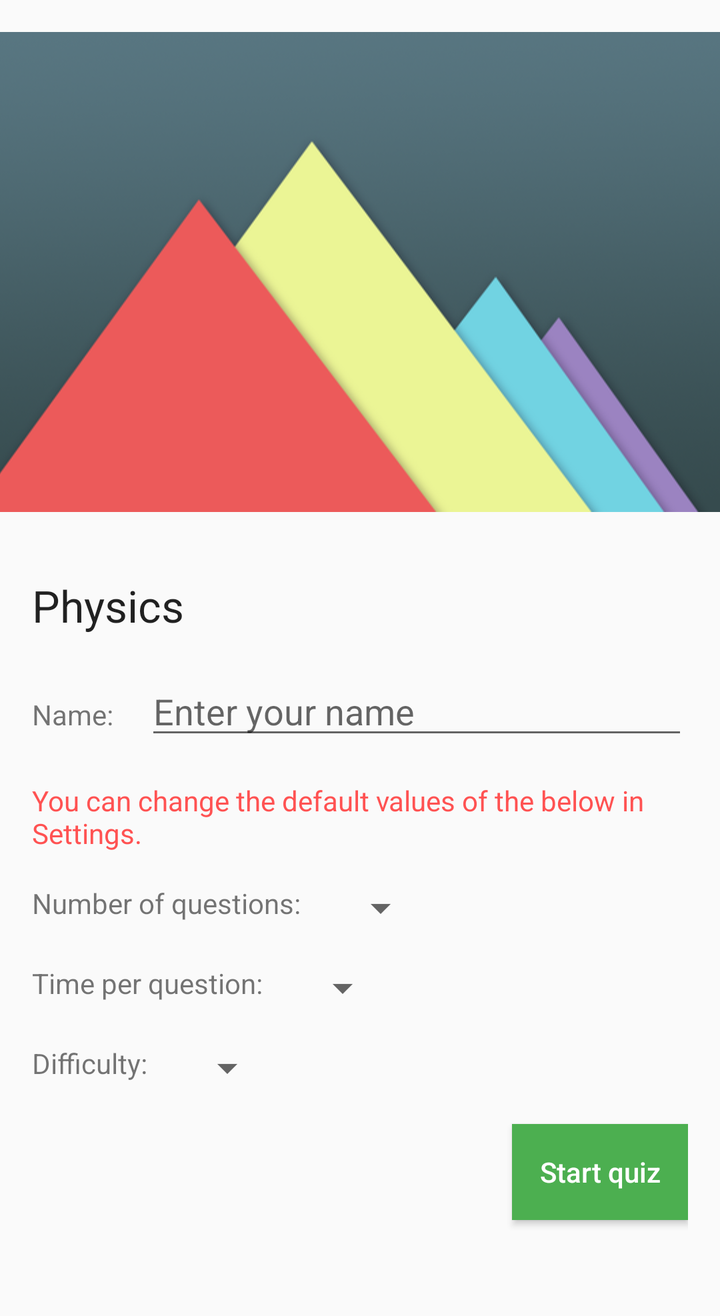
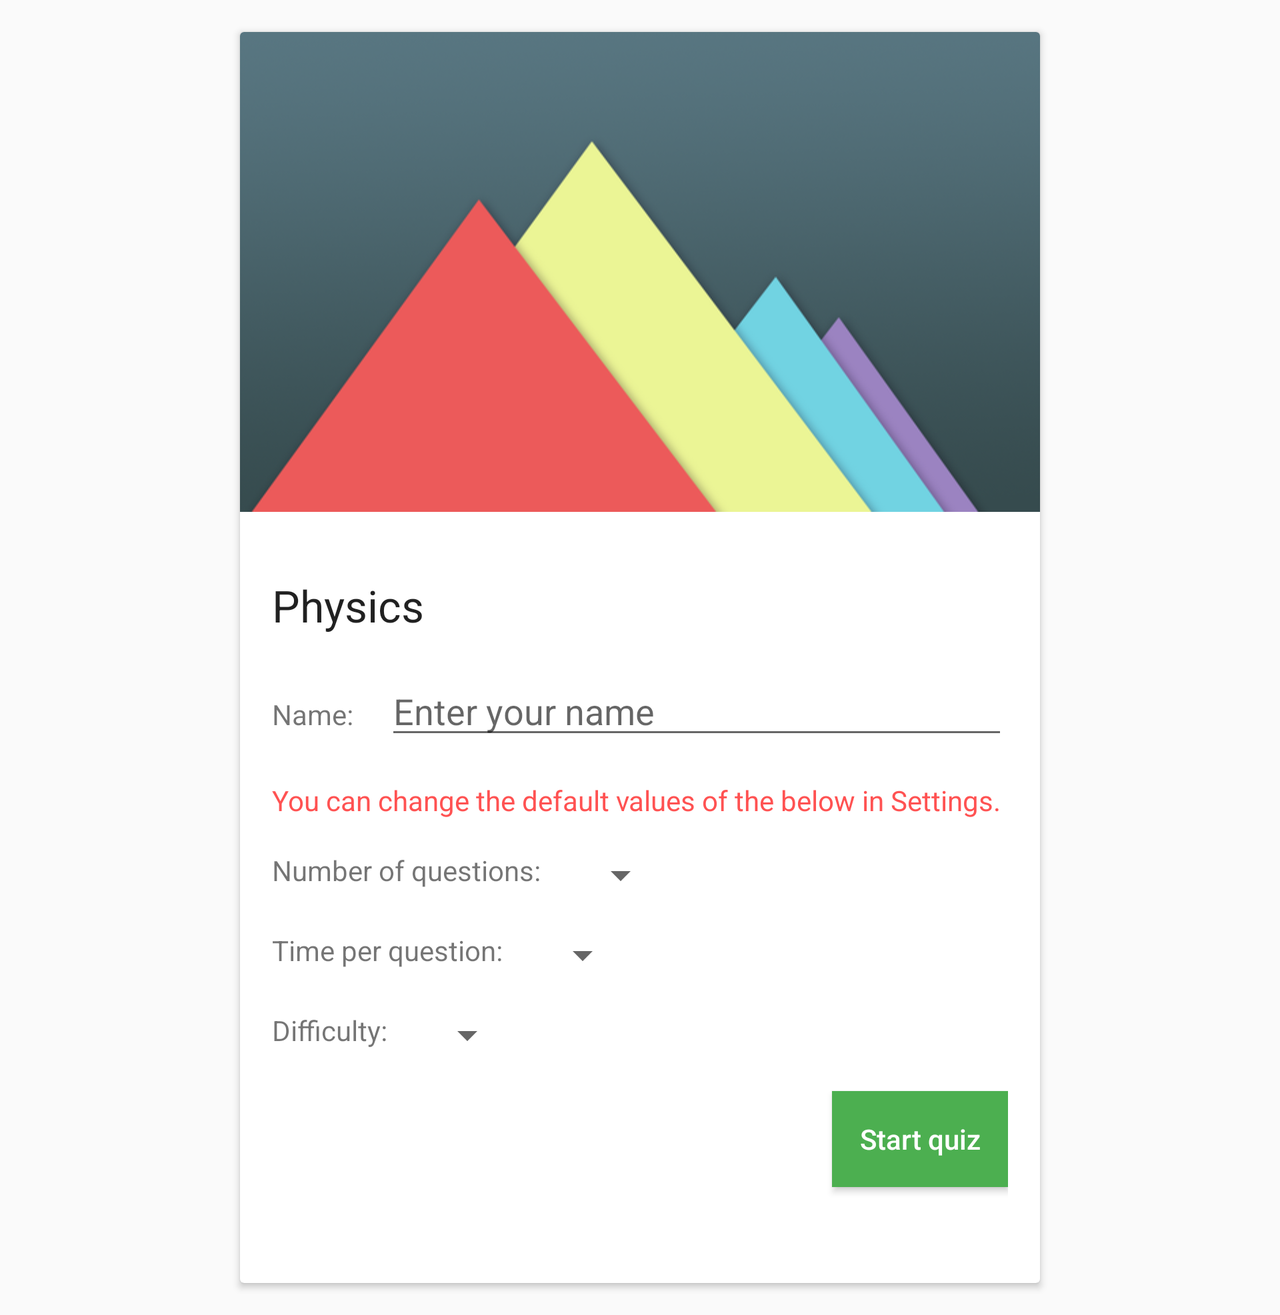

Two renders of one Android screen. The first uses the default layout on a phone; the second uses the alternative layout the repository ships for a different screen configuration, on a matching device. The two XML files are below.
<!-- AndroidManifest.xml: application theme AppTheme -->
<!-- res/layout/activity_setup.xml -->
<?xml version="1.0" encoding="utf-8"?>
<ScrollView xmlns:android="http://schemas.android.com/apk/res/android"
    xmlns:tools="http://schemas.android.com/tools"
    android:layout_width="match_parent"
    android:layout_height="match_parent">

    <LinearLayout
        android:layout_width="match_parent"
        android:layout_height="wrap_content"
        android:orientation="vertical">

        <ImageView
            android:id="@+id/quiz_image"
            android:layout_width="match_parent"
            android:layout_height="240dp"
            android:layout_marginTop="16dp"
            android:focusable="true"
            android:focusableInTouchMode="true"
            android:scaleType="centerCrop"
            android:transitionName="@string/transition_category_image"
            tools:src="@drawable/material_design"
            tools:ignore="ContentDescription,UnusedAttribute" />

        <LinearLayout
            android:layout_width="match_parent"
            android:layout_height="wrap_content"
            android:orientation="vertical"
            android:padding="16dp">

            <TextView
                android:id="@+id/quiz_category"
                android:layout_width="wrap_content"
                android:layout_height="wrap_content"
                android:layout_marginBottom="16dp"
                android:layout_marginTop="16dp"
                android:textAppearance="?android:textAppearanceLarge"
                android:transitionName="@string/transition_category_name"
                tools:text="Physics"
                tools:ignore="UnusedAttribute" />

            <LinearLayout
                android:layout_width="match_parent"
                android:layout_height="wrap_content"
                android:orientation="horizontal">

                <TextView
                    android:layout_width="wrap_content"
                    android:layout_height="wrap_content"
                    android:layout_marginRight="16dp"
                    android:text="@string/name"
                    tools:ignore="RtlHardcoded" />

                <EditText
                    android:id="@+id/name_edit_text"
                    android:layout_width="0dp"
                    android:layout_height="wrap_content"
                    android:layout_weight="1"
                    android:hint="@string/enter_your_name"
                    android:inputType="textCapWords" />

            </LinearLayout>

            <TextView
                android:layout_width="match_parent"
                android:layout_height="wrap_content"
                android:layout_marginTop="16dp"
                android:text="@string/change_default_values_in_settings"
                android:textColor="@color/colorAccent" />

            <LinearLayout
                android:layout_width="match_parent"
                android:layout_height="wrap_content"
                android:layout_marginBottom="16dp"
                android:layout_marginTop="16dp"
                android:orientation="horizontal">

                <TextView
                    android:layout_width="wrap_content"
                    android:layout_height="wrap_content"
                    android:layout_marginRight="16dp"
                    android:text="@string/number_of_questions"
                    tools:ignore="RtlHardcoded" />

                <Spinner
                    android:id="@+id/number_of_questions_spinner"
                    android:layout_width="wrap_content"
                    android:layout_height="wrap_content" />

            </LinearLayout>

            <LinearLayout
                android:layout_width="match_parent"
                android:layout_height="wrap_content"
                android:layout_marginBottom="16dp"
                android:orientation="horizontal">

                <TextView
                    android:layout_width="wrap_content"
                    android:layout_height="wrap_content"
                    android:layout_marginRight="16dp"
                    android:text="@string/time_per_question"
                    tools:ignore="RtlHardcoded" />

                <Spinner
                    android:id="@+id/time_per_question_spinner"
                    android:layout_width="wrap_content"
                    android:layout_height="wrap_content" />

            </LinearLayout>

            <LinearLayout
                android:layout_width="match_parent"
                android:layout_height="wrap_content"
                android:orientation="horizontal">

                <TextView
                    android:layout_width="wrap_content"
                    android:layout_height="wrap_content"
                    android:layout_marginRight="16dp"
                    android:text="@string/difficulty"
                    tools:ignore="RtlHardcoded" />

                <Spinner
                    android:id="@+id/difficulty_spinner"
                    android:layout_width="wrap_content"
                    android:layout_height="wrap_content" />

            </LinearLayout>

            <Button
                android:id="@+id/btn_start_quiz"
                android:layout_width="wrap_content"
                android:layout_height="wrap_content"
                android:layout_gravity="right"
                android:layout_marginBottom="32dp"
                android:layout_marginTop="16dp"
                android:background="@color/colorPrimary"
                android:foreground="?attr/selectableItemBackground"
                android:text="@string/start_quiz"
                android:textAllCaps="false"
                android:textColor="@android:color/white"
                tools:ignore="RtlHardcoded" />

        </LinearLayout>

    </LinearLayout>

</ScrollView>
<!-- resources referenced by this layout -->
<resources>
  <color name="colorAccent">#FF5252</color>
  <color name="colorPrimary">#4CAF50</color>
  <!-- drawable material_design: png bitmap (drawable-hdpi, 24873 bytes) -->
  <string name="change_default_values_in_settings">You can change the default values of the below in Settings.</string>
  <string name="difficulty">Difficulty: </string>
  <string name="enter_your_name">Enter your name</string>
  <string name="name">Name: </string>
  <string name="number_of_questions">Number of questions: </string>
  <string name="start_quiz">Start quiz</string>
  <string name="time_per_question">Time per question: </string>
  <string name="transition_category_image">category_image</string>
  <string name="transition_category_name">category_name</string>
  <!-- from res/values-v23/ -->
  <style name="AppTheme" parent="Theme.AppCompat.Light">
          
          <item name="colorPrimary">@color/white</item>
          <item name="colorPrimaryDark">@color/white</item>
          <item name="colorAccent">@color/colorAccent</item>
          <item name="android:windowLightStatusBar">true</item>
      </style>
  <color name="white">#FFFFFF</color>
</resources>
<!-- res/layout-w400dp/activity_setup.xml (the repository's variant of the layout above) -->
<!-- drawn on the phone turned sideways -->
<?xml version="1.0" encoding="utf-8"?>
<ScrollView xmlns:android="http://schemas.android.com/apk/res/android"
    xmlns:tools="http://schemas.android.com/tools"
    android:layout_width="match_parent"
    android:layout_height="match_parent">

    <android.support.v7.widget.CardView
        android:layout_width="400dp"
        android:layout_height="wrap_content"
        android:layout_gravity="center_horizontal"
        android:layout_marginBottom="16dp"
        android:layout_marginTop="16dp">

        <LinearLayout
            android:layout_width="match_parent"
            android:layout_height="wrap_content"
            android:orientation="vertical">

            <ImageView
                android:id="@+id/quiz_image"
                android:layout_width="match_parent"
                android:layout_height="240dp"
                android:focusable="true"
                android:focusableInTouchMode="true"
                android:scaleType="centerCrop"
                android:transitionName="@string/transition_category_image"
                tools:src="@drawable/material_design"
                tools:ignore="ContentDescription,UnusedAttribute" />

            <LinearLayout
                android:layout_width="match_parent"
                android:layout_height="wrap_content"
                android:orientation="vertical"
                android:padding="16dp">

                <TextView
                    android:id="@+id/quiz_category"
                    android:layout_width="wrap_content"
                    android:layout_height="wrap_content"
                    android:layout_marginBottom="16dp"
                    android:layout_marginTop="16dp"
                    android:textAppearance="?android:textAppearanceLarge"
                    android:transitionName="@string/transition_category_name"
                    tools:text="Physics"
                    tools:ignore="UnusedAttribute" />

                <LinearLayout
                    android:layout_width="match_parent"
                    android:layout_height="wrap_content"
                    android:orientation="horizontal">

                    <TextView
                        android:layout_width="wrap_content"
                        android:layout_height="wrap_content"
                        android:layout_marginRight="16dp"
                        android:text="@string/name"
                        tools:ignore="RtlHardcoded" />

                    <EditText
                        android:id="@+id/name_edit_text"
                        android:layout_width="0dp"
                        android:layout_height="wrap_content"
                        android:layout_weight="1"
                        android:hint="@string/enter_your_name"
                        android:inputType="textCapWords" />

                </LinearLayout>

                <TextView
                    android:layout_width="match_parent"
                    android:layout_height="wrap_content"
                    android:layout_marginTop="16dp"
                    android:text="@string/change_default_values_in_settings"
                    android:textColor="@color/colorAccent" />

                <LinearLayout
                    android:layout_width="match_parent"
                    android:layout_height="wrap_content"
                    android:layout_marginBottom="16dp"
                    android:layout_marginTop="16dp"
                    android:orientation="horizontal">

                    <TextView
                        android:layout_width="wrap_content"
                        android:layout_height="wrap_content"
                        android:layout_marginRight="16dp"
                        android:text="@string/number_of_questions"
                        tools:ignore="RtlHardcoded" />

                    <Spinner
                        android:id="@+id/number_of_questions_spinner"
                        android:layout_width="wrap_content"
                        android:layout_height="wrap_content" />

                </LinearLayout>

                <LinearLayout
                    android:layout_width="match_parent"
                    android:layout_height="wrap_content"
                    android:layout_marginBottom="16dp"
                    android:orientation="horizontal">

                    <TextView
                        android:layout_width="wrap_content"
                        android:layout_height="wrap_content"
                        android:layout_marginRight="16dp"
                        android:text="@string/time_per_question"
                        tools:ignore="RtlHardcoded" />

                    <Spinner
                        android:id="@+id/time_per_question_spinner"
                        android:layout_width="wrap_content"
                        android:layout_height="wrap_content" />

                </LinearLayout>

                <LinearLayout
                    android:layout_width="match_parent"
                    android:layout_height="wrap_content"
                    android:orientation="horizontal">

                    <TextView
                        android:layout_width="wrap_content"
                        android:layout_height="wrap_content"
                        android:layout_marginRight="16dp"
                        android:text="@string/difficulty"
                        tools:ignore="RtlHardcoded" />

                    <Spinner
                        android:id="@+id/difficulty_spinner"
                        android:layout_width="wrap_content"
                        android:layout_height="wrap_content" />

                </LinearLayout>

                <Button
                    android:id="@+id/btn_start_quiz"
                    android:layout_width="wrap_content"
                    android:layout_height="wrap_content"
                    android:layout_gravity="right"
                    android:layout_marginBottom="32dp"
                    android:layout_marginTop="16dp"
                    android:background="@color/colorPrimary"
                    android:foreground="?attr/selectableItemBackground"
                    android:text="@string/start_quiz"
                    android:textAllCaps="false"
                    android:textColor="@android:color/white"
                    tools:ignore="RtlHardcoded" />

            </LinearLayout>

        </LinearLayout>

    </android.support.v7.widget.CardView>

</ScrollView>
